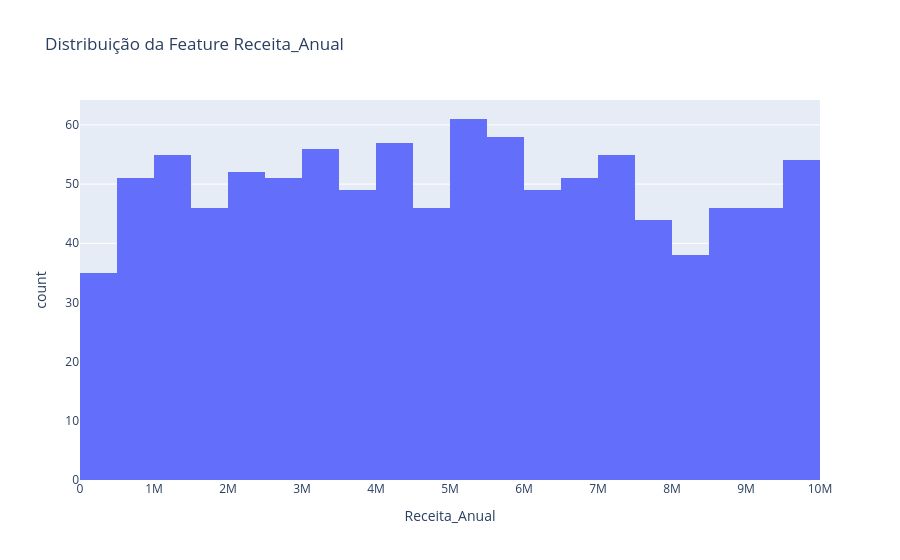
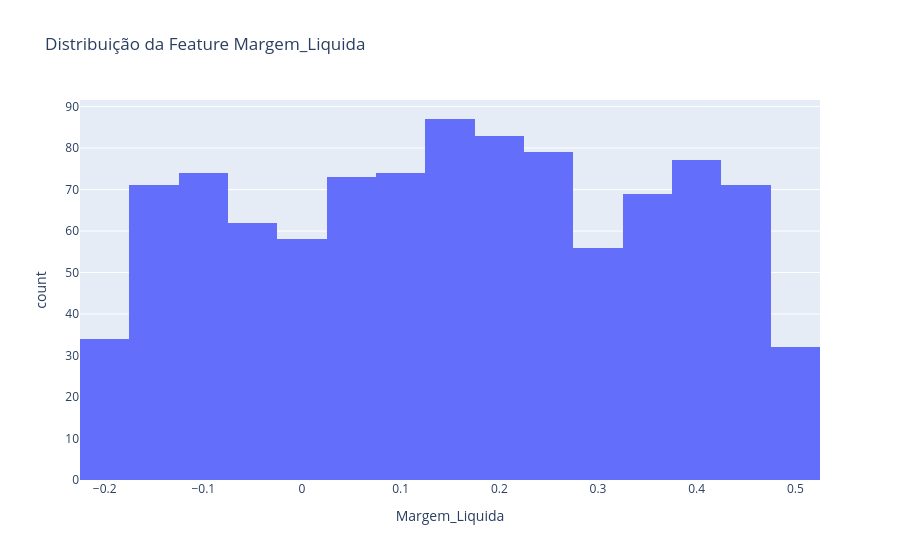
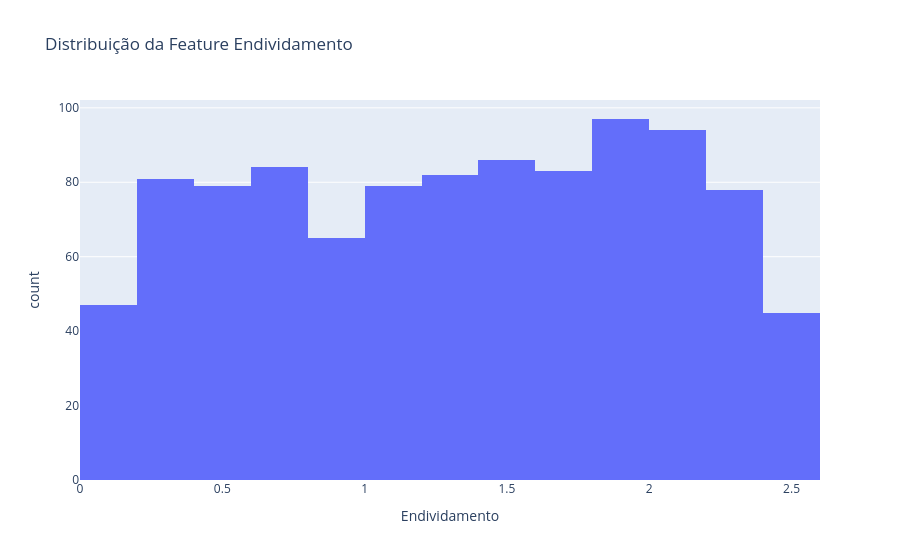
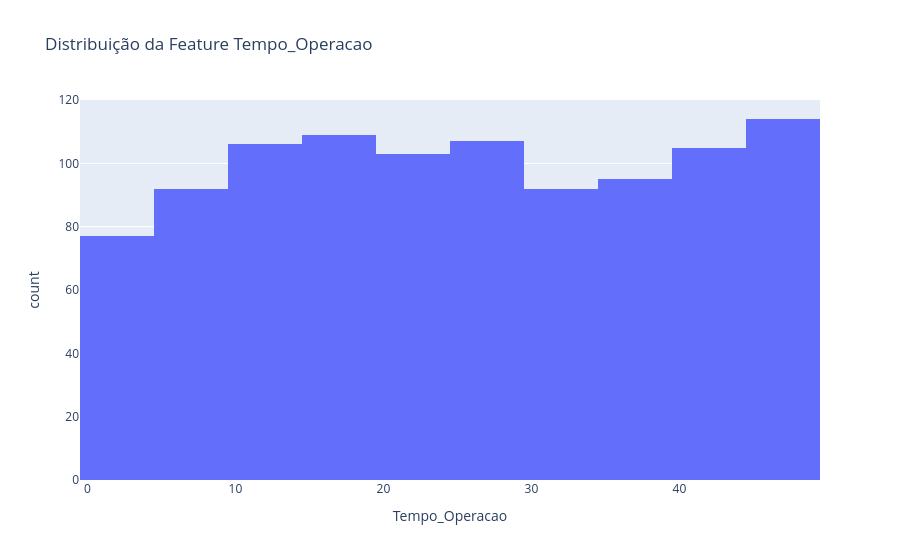

The code cell stored with these charts, in order, in its notebook:
### Markdown cell above
### Distribuição das Features Numéricas
- Algumas variáveis seguem u8ma distribuição praticamente uniforme.
- Nitidamente não seguem uma distribuição normal.

### Code cell
for col in df_eda.select_dtypes(include=['float64', 'int64']).columns.tolist():
  if col == 'ID' or col.startswith('Risco'):
    continue

  fig  = px.histogram(
    df_eda,
    x=col,
    title=f'Distribuição da Feature {col.title()}',
    nbins=20,
  )

  fig.show()

### Figure 1 — Plotly figure (JSON) as saved in the notebook; plotly's stock layout.template omitted (floating-point values rounded to 4 significant figures; data arrays with more than 128 entries replaced by an {"elided": "..."} marker saying what was removed)
{"data": [{"bingroup": "x", "hovertemplate": "Receita_Anual=%{x}<br>count=%{y}<extra></extra>", "legendgroup": "", "marker": {"color": "#636efa", "pattern": {"shape": ""}}, "name": "", "nbinsx": 20, "orientation": "v", "showlegend": false, "type": "histogram", "x": {"elided": "1000 int values"}, "xaxis": "x", "yaxis": "y"}], "layout": {"barmode": "relative", "legend": {"tracegroupgap": 0}, "title": {"text": "Distribuição da Feature Receita_Anual"}, "xaxis": {"anchor": "y", "domain": [0, 1], "title": {"text": "Receita_Anual"}}, "yaxis": {"anchor": "x", "domain": [0, 1], "title": {"text": "count"}}}}

### Figure 2 — Plotly figure (JSON) as saved in the notebook; plotly's stock layout.template omitted (floating-point values rounded to 4 significant figures; data arrays with more than 128 entries replaced by an {"elided": "..."} marker saying what was removed)
{"data": [{"bingroup": "x", "hovertemplate": "Margem_Liquida=%{x}<br>count=%{y}<extra></extra>", "legendgroup": "", "marker": {"color": "#636efa", "pattern": {"shape": ""}}, "name": "", "nbinsx": 20, "orientation": "v", "showlegend": false, "type": "histogram", "x": {"elided": "1000 float values"}, "xaxis": "x", "yaxis": "y"}], "layout": {"barmode": "relative", "legend": {"tracegroupgap": 0}, "title": {"text": "Distribuição da Feature Margem_Liquida"}, "xaxis": {"anchor": "y", "domain": [0, 1], "title": {"text": "Margem_Liquida"}}, "yaxis": {"anchor": "x", "domain": [0, 1], "title": {"text": "count"}}}}

### Figure 3 — Plotly figure (JSON) as saved in the notebook; plotly's stock layout.template omitted (floating-point values rounded to 4 significant figures; data arrays with more than 128 entries replaced by an {"elided": "..."} marker saying what was removed)
{"data": [{"bingroup": "x", "hovertemplate": "Endividamento=%{x}<br>count=%{y}<extra></extra>", "legendgroup": "", "marker": {"color": "#636efa", "pattern": {"shape": ""}}, "name": "", "nbinsx": 20, "orientation": "v", "showlegend": false, "type": "histogram", "x": {"elided": "1000 float values"}, "xaxis": "x", "yaxis": "y"}], "layout": {"barmode": "relative", "legend": {"tracegroupgap": 0}, "title": {"text": "Distribuição da Feature Endividamento"}, "xaxis": {"anchor": "y", "domain": [0, 1], "title": {"text": "Endividamento"}}, "yaxis": {"anchor": "x", "domain": [0, 1], "title": {"text": "count"}}}}

### Figure 4 — Plotly figure (JSON) as saved in the notebook; plotly's stock layout.template omitted (floating-point values rounded to 4 significant figures; data arrays with more than 128 entries replaced by an {"elided": "..."} marker saying what was removed)
{"data": [{"bingroup": "x", "hovertemplate": "Tempo_Operacao=%{x}<br>count=%{y}<extra></extra>", "legendgroup": "", "marker": {"color": "#636efa", "pattern": {"shape": ""}}, "name": "", "nbinsx": 20, "orientation": "v", "showlegend": false, "type": "histogram", "x": {"elided": "1000 int values"}, "xaxis": "x", "yaxis": "y"}], "layout": {"barmode": "relative", "legend": {"tracegroupgap": 0}, "title": {"text": "Distribuição da Feature Tempo_Operacao"}, "xaxis": {"anchor": "y", "domain": [0, 1], "title": {"text": "Tempo_Operacao"}}, "yaxis": {"anchor": "x", "domain": [0, 1], "title": {"text": "count"}}}}
